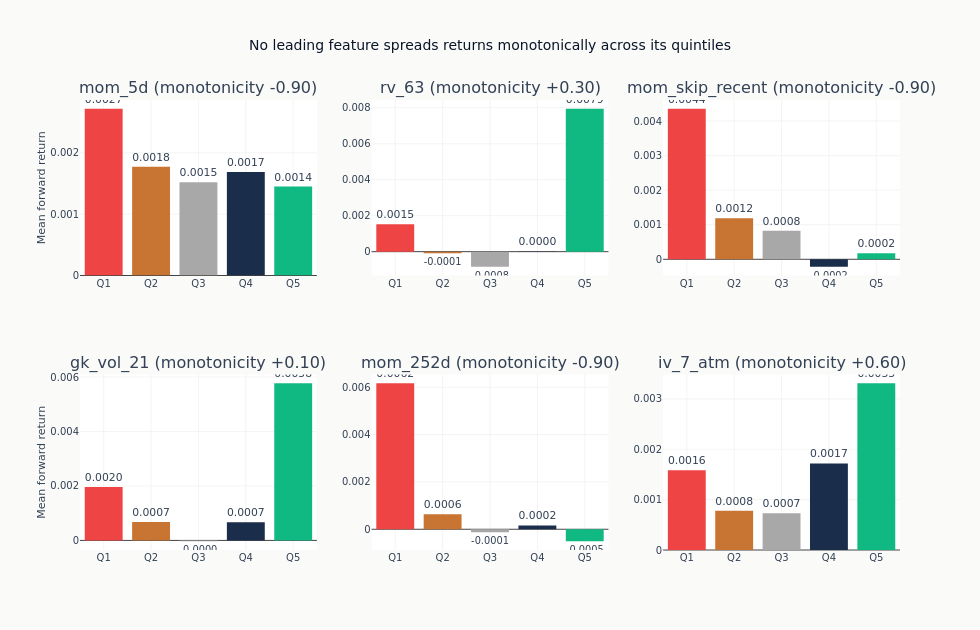

This figure's notebook cell:
### Code cell
if quantile_spreads:
    n_show = min(6, len(quantile_spreads))
    feats_to_show = list(quantile_spreads.keys())[:n_show]
    n_rows_fig = (n_show + 2) // 3
    fig = make_subplots(
        rows=n_rows_fig,
        cols=3,
        subplot_titles=[
            f"{feat} (monotonicity {monotonicity_scores[feat]:+.2f})" for feat in feats_to_show
        ],
        vertical_spacing=0.22,
    )
    for idx, feat in enumerate(feats_to_show):
        r, c = divmod(idx, 3)
        q_means = quantile_spreads[feat]["q_means"]
        _ = fig.add_trace(
            go.Bar(
                x=[f"Q{i + 1}" for i in range(len(q_means))],
                y=q_means,
                marker_color=[
                    COLORS["negative"],
                    COLORS["copper"],
                    GRAY_FILLS["muted"],
                    COLORS["slate"],
                    COLORS["positive"],
                ],
                showlegend=False,
                text=[f"{m:.4f}" for m in q_means],
                textposition="outside",
            ),
            row=r + 1,
            col=c + 1,
        )
    fig.update_layout(
        title="No leading feature spreads returns monotonically across its quintiles",
        height=270 * n_rows_fig + 90,
        width=980,
    )
    fig.update_yaxes(title_text="Mean forward return", col=1)
    fig.show()
    print("Quintile spread, Q5 minus Q1, per feature:")
    for feat in feats_to_show:
        print(
            f"  {feat:28s} spread={quantile_spreads[feat]['spread']:+.5f}"
            f"  monotonicity={monotonicity_scores[feat]:+.2f}"
        )

### Figure 1 — Plotly figure (JSON) as saved in the notebook; plotly's stock layout.template omitted (floating-point values rounded to 4 significant figures)
{"data": [{"marker": {"color": ["#ef4444", "#C87533", "#a8a8a8", "#1a2d4a", "#10b981"]}, "showlegend": false, "text": ["0.0027", "0.0018", "0.0015", "0.0017", "0.0014"], "textposition": "outside", "type": "bar", "x": ["Q1", "Q2", "Q3", "Q4", "Q5"], "xaxis": "x", "y": [0.002717, 0.00177, 0.001519, 0.001687, 0.001449], "yaxis": "y"}, {"marker": {"color": ["#ef4444", "#C87533", "#a8a8a8", "#1a2d4a", "#10b981"]}, "showlegend": false, "text": ["0.0015", "-0.0001", "-0.0008", "0.0000", "0.0079"], "textposition": "outside", "type": "bar", "x": ["Q1", "Q2", "Q3", "Q4", "Q5"], "xaxis": "x2", "y": [0.001519, -9.198e-05, -0.0008371, 1.292e-05, 0.007945], "yaxis": "y2"}, {"marker": {"color": ["#ef4444", "#C87533", "#a8a8a8", "#1a2d4a", "#10b981"]}, "showlegend": false, "text": ["0.0044", "0.0012", "0.0008", "-0.0002", "0.0002"], "textposition": "outside", "type": "bar", "x": ["Q1", "Q2", "Q3", "Q4", "Q5"], "xaxis": "x3", "y": [0.004356, 0.001187, 0.0008291, -0.0002153, 0.0001717], "yaxis": "y3"}, {"marker": {"color": ["#ef4444", "#C87533", "#a8a8a8", "#1a2d4a", "#10b981"]}, "showlegend": false, "text": ["0.0020", "0.0007", "-0.0000", "0.0007", "0.0058"], "textposition": "outside", "type": "bar", "x": ["Q1", "Q2", "Q3", "Q4", "Q5"], "xaxis": "x4", "y": [0.001961, 0.0006805, -2.96e-05, 0.0006656, 0.005771], "yaxis": "y4"}, {"marker": {"color": ["#ef4444", "#C87533", "#a8a8a8", "#1a2d4a", "#10b981"]}, "showlegend": false, "text": ["0.0062", "0.0006", "-0.0001", "0.0002", "-0.0005"], "textposition": "outside", "type": "bar", "x": ["Q1", "Q2", "Q3", "Q4", "Q5"], "xaxis": "x5", "y": [0.006166, 0.0006333, -0.0001277, 0.0001615, -0.0005057], "yaxis": "y5"}, {"marker": {"color": ["#ef4444", "#C87533", "#a8a8a8", "#1a2d4a", "#10b981"]}, "showlegend": false, "text": ["0.0016", "0.0008", "0.0007", "0.0017", "0.0033"], "textposition": "outside", "type": "bar", "x": ["Q1", "Q2", "Q3", "Q4", "Q5"], "xaxis": "x6", "y": [0.001583, 0.0007816, 0.0007286, 0.001719, 0.00331], "yaxis": "y6"}], "layout": {"annotations": [{"font": {"size": 16}, "showarrow": false, "text": "mom_5d (monotonicity -0.90)", "x": 0.1444, "xanchor": "center", "xref": "paper", "y": 1.0, "yanchor": "bottom", "yref": "paper"}, {"font": {"size": 16}, "showarrow": false, "text": "rv_63 (monotonicity +0.30)", "x": 0.5, "xanchor": "center", "xref": "paper", "y": 1.0, "yanchor": "bottom", "yref": "paper"}, {"font": {"size": 16}, "showarrow": false, "text": "mom_skip_recent (monotonicity -0.90)", "x": 0.8556, "xanchor": "center", "xref": "paper", "y": 1.0, "yanchor": "bottom", "yref": "paper"}, {"font": {"size": 16}, "showarrow": false, "text": "gk_vol_21 (monotonicity +0.10)", "x": 0.1444, "xanchor": "center", "xref": "paper", "y": 0.39, "yanchor": "bottom", "yref": "paper"}, {"font": {"size": 16}, "showarrow": false, "text": "mom_252d (monotonicity -0.90)", "x": 0.5, "xanchor": "center", "xref": "paper", "y": 0.39, "yanchor": "bottom", "yref": "paper"}, {"font": {"size": 16}, "showarrow": false, "text": "iv_7_atm (monotonicity +0.60)", "x": 0.8556, "xanchor": "center", "xref": "paper", "y": 0.39, "yanchor": "bottom", "yref": "paper"}], "height": 630, "title": {"text": "No leading feature spreads returns monotonically across its quintiles"}, "width": 980, "xaxis": {"anchor": "y", "domain": [0.0, 0.2889]}, "xaxis2": {"anchor": "y2", "domain": [0.3556, 0.6444]}, "xaxis3": {"anchor": "y3", "domain": [0.7111, 1.0]}, "xaxis4": {"anchor": "y4", "domain": [0.0, 0.2889]}, "xaxis5": {"anchor": "y5", "domain": [0.3556, 0.6444]}, "xaxis6": {"anchor": "y6", "domain": [0.7111, 1.0]}, "yaxis": {"anchor": "x", "domain": [0.61, 1.0], "title": {"text": "Mean forward return"}}, "yaxis2": {"anchor": "x2", "domain": [0.61, 1.0]}, "yaxis3": {"anchor": "x3", "domain": [0.61, 1.0]}, "yaxis4": {"anchor": "x4", "domain": [0.0, 0.39], "title": {"text": "Mean forward return"}}, "yaxis5": {"anchor": "x5", "domain": [0.0, 0.39]}, "yaxis6": {"anchor": "x6", "domain": [0.0, 0.39]}}}
